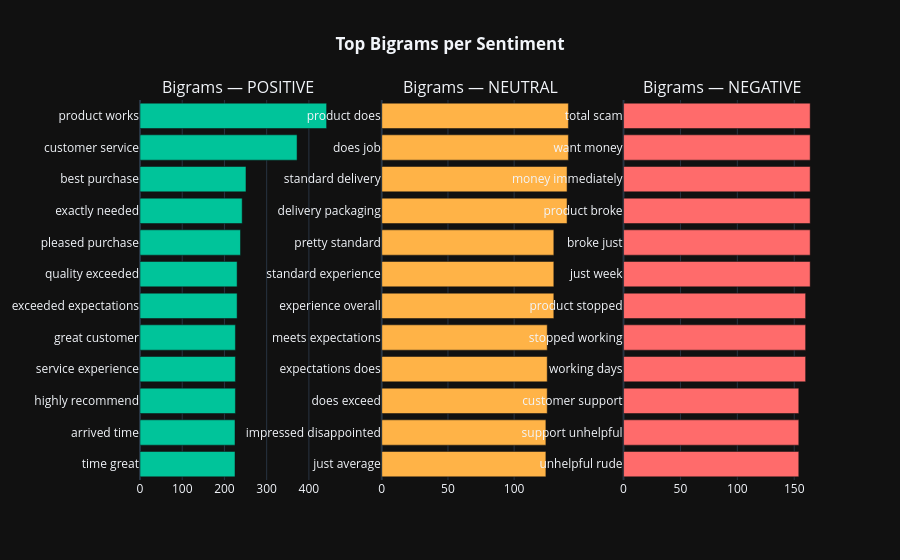

The code cell stored with this chart in its notebook:
### Markdown cell above
## 7 · Top Bigrams Analysis

### Code cell
def get_top_ngrams(corpus, n=2, top_k=12):
    vec = CountVectorizer(ngram_range=(n,n), stop_words='english', max_features=5000)
    bag = vec.fit_transform(corpus)
    s = bag.sum(axis=0)
    words_freq = sorted([(w, int(s[0,i])) for w,i in vec.vocabulary_.items()],
                        key=lambda x: x[1], reverse=True)[:top_k]
    return pd.DataFrame(words_freq, columns=['ngram','count'])

fig = make_subplots(rows=1, cols=3, subplot_titles=[f'Bigrams — {l}' for l in ['POSITIVE','NEUTRAL','NEGATIVE']])
for idx, label in enumerate(['POSITIVE','NEUTRAL','NEGATIVE'], 1):
    ng = get_top_ngrams(df[df['label']==label]['text'], 2, 12)
    fig.add_trace(go.Bar(x=ng['count'], y=ng['ngram'], orientation='h',
                         name=label, marker_color=color_map[label]), row=1, col=idx)
fig.update_layout(title_text='<b>Top Bigrams per Sentiment</b>', title_x=0.5,
                  template='plotly_dark', height=500, showlegend=False)
fig.update_yaxes(autorange='reversed')
fig.show()

### Figure 1 — Plotly figure (JSON) as saved in the notebook; plotly's stock layout.template omitted (floating-point values rounded to 4 significant figures)
{"data": [{"marker": {"color": "#00C49A"}, "name": "POSITIVE", "orientation": "h", "type": "bar", "x": [442, 372, 251, 242, 238, 230, 230, 226, 226, 226, 225, 225], "xaxis": "x", "y": ["product works", "customer service", "best purchase", "exactly needed", "pleased purchase", "quality exceeded", "exceeded expectations", "great customer", "service experience", "highly recommend", "arrived time", "time great"], "yaxis": "y"}, {"marker": {"color": "#FFB347"}, "name": "NEUTRAL", "orientation": "h", "type": "bar", "x": [141, 141, 140, 140, 130, 130, 130, 125, 125, 125, 124, 124], "xaxis": "x2", "y": ["product does", "does job", "standard delivery", "delivery packaging", "pretty standard", "standard experience", "experience overall", "meets expectations", "expectations does", "does exceed", "impressed disappointed", "just average"], "yaxis": "y2"}, {"marker": {"color": "#FF6B6B"}, "name": "NEGATIVE", "orientation": "h", "type": "bar", "x": [164, 164, 164, 164, 164, 164, 160, 160, 160, 154, 154, 154], "xaxis": "x3", "y": ["total scam", "want money", "money immediately", "product broke", "broke just", "just week", "product stopped", "stopped working", "working days", "customer support", "support unhelpful", "unhelpful rude"], "yaxis": "y3"}], "layout": {"annotations": [{"font": {"size": 16}, "showarrow": false, "text": "Bigrams — POSITIVE", "x": 0.1444, "xanchor": "center", "xref": "paper", "y": 1, "yanchor": "bottom", "yref": "paper"}, {"font": {"size": 16}, "showarrow": false, "text": "Bigrams — NEUTRAL", "x": 0.5, "xanchor": "center", "xref": "paper", "y": 1, "yanchor": "bottom", "yref": "paper"}, {"font": {"size": 16}, "showarrow": false, "text": "Bigrams — NEGATIVE", "x": 0.8556, "xanchor": "center", "xref": "paper", "y": 1, "yanchor": "bottom", "yref": "paper"}], "autosize": true, "showlegend": false, "title": {"text": "<b>Top Bigrams per Sentiment</b>", "x": 0.5}, "xaxis": {"anchor": "y", "autorange": true, "domain": [0, 0.2889], "range": [0, 465.3], "type": "linear"}, "xaxis2": {"anchor": "y2", "autorange": true, "domain": [0.3556, 0.6444], "range": [0, 148.4], "type": "linear"}, "xaxis3": {"anchor": "y3", "autorange": true, "domain": [0.7111, 1], "range": [0, 172.6], "type": "linear"}, "yaxis": {"anchor": "x", "autorange": true, "domain": [0, 1], "range": [11.5, -0.5], "type": "category"}, "yaxis2": {"anchor": "x2", "autorange": true, "domain": [0, 1], "range": [11.5, -0.5], "type": "category"}, "yaxis3": {"anchor": "x3", "autorange": true, "domain": [0, 1], "range": [11.5, -0.5], "type": "category"}}}
